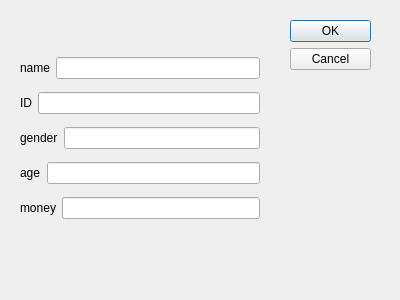
<?xml version="1.0" encoding="UTF-8"?>
<ui version="4.0">
 <class>insert_student</class>
 <widget class="QDialog" name="insert_student">
  <property name="geometry">
   <rect>
    <x>0</x>
    <y>0</y>
    <width>400</width>
    <height>300</height>
   </rect>
  </property>
  <property name="windowTitle">
   <string>Dialog</string>
  </property>
  <widget class="QDialogButtonBox" name="buttonBox">
   <property name="geometry">
    <rect>
     <x>290</x>
     <y>20</y>
     <width>81</width>
     <height>241</height>
    </rect>
   </property>
   <property name="orientation">
    <enum>Qt::Vertical</enum>
   </property>
   <property name="standardButtons">
    <set>QDialogButtonBox::Cancel|QDialogButtonBox::Ok</set>
   </property>
  </widget>
  <widget class="QWidget" name="layoutWidget">
   <property name="geometry">
    <rect>
     <x>20</x>
     <y>50</y>
     <width>240</width>
     <height>176</height>
    </rect>
   </property>
   <layout class="QVBoxLayout" name="verticalLayout_2">
    <item>
     <layout class="QHBoxLayout" name="horizontalLayout_6">
      <item>
       <widget class="QLabel" name="name_label">
        <property name="text">
         <string>name</string>
        </property>
       </widget>
      </item>
      <item>
       <widget class="QLineEdit" name="name_lineEdit"/>
      </item>
     </layout>
    </item>
    <item>
     <layout class="QHBoxLayout" name="horizontalLayout_7">
      <item>
       <widget class="QLabel" name="ID_label">
        <property name="text">
         <string>ID</string>
        </property>
       </widget>
      </item>
      <item>
       <widget class="QLineEdit" name="ID_lineEdit"/>
      </item>
     </layout>
    </item>
    <item>
     <layout class="QHBoxLayout" name="horizontalLayout_8">
      <item>
       <widget class="QLabel" name="gender_label">
        <property name="text">
         <string>gender</string>
        </property>
       </widget>
      </item>
      <item>
       <widget class="QLineEdit" name="gender_lineEdit"/>
      </item>
     </layout>
    </item>
    <item>
     <layout class="QHBoxLayout" name="horizontalLayout_9">
      <item>
       <widget class="QLabel" name="age_label">
        <property name="text">
         <string>age</string>
        </property>
       </widget>
      </item>
      <item>
       <widget class="QLineEdit" name="age_lineEdit"/>
      </item>
     </layout>
    </item>
    <item>
     <layout class="QHBoxLayout" name="horizontalLayout_10">
      <item>
       <widget class="QLabel" name="money_label">
        <property name="text">
         <string>money</string>
        </property>
       </widget>
      </item>
      <item>
       <widget class="QLineEdit" name="money_lineEdit"/>
      </item>
     </layout>
    </item>
   </layout>
  </widget>
 </widget>
 <resources/>
 <connections>
  <connection>
   <sender>buttonBox</sender>
   <signal>accepted()</signal>
   <receiver>insert_student</receiver>
   <slot>accept()</slot>
   <hints>
    <hint type="sourcelabel">
     <x>248</x>
     <y>254</y>
    </hint>
    <hint type="destinationlabel">
     <x>157</x>
     <y>274</y>
    </hint>
   </hints>
  </connection>
  <connection>
   <sender>buttonBox</sender>
   <signal>rejected()</signal>
   <receiver>insert_student</receiver>
   <slot>reject()</slot>
   <hints>
    <hint type="sourcelabel">
     <x>316</x>
     <y>260</y>
    </hint>
    <hint type="destinationlabel">
     <x>286</x>
     <y>274</y>
    </hint>
   </hints>
  </connection>
 </connections>
</ui>
